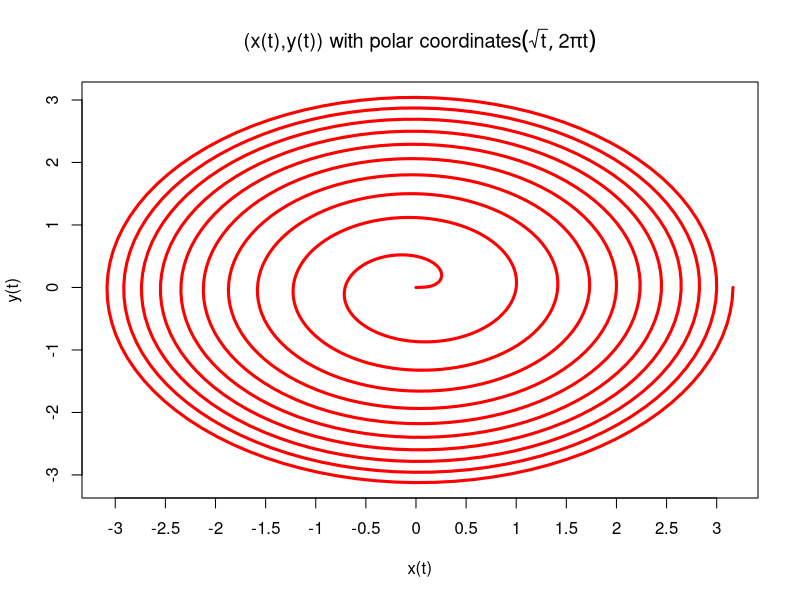

The R script that drew this image:
## ---- chunk 1
knitr::opts_chunk$set(echo = TRUE)
## ---- chunk 2
t<-seq(0,10,length=1000)
x<-sqrt(t)*cos(2*pi*t)
y<-sqrt(t)*sin(2*pi*t)
plot(x,y,axes=F,type="l",lwd=3,xlab="x(t)",ylab="y(t)",col="red")

axis(1,at=seq(-3,3,by=0.5),labels=seq(-3,3,by=0.5))
axis(2)
box()
title(main=expression(
  paste("(x(t),y(t)) with polar coordinates",
        (list(sqrt(t),2*pi*t))
  )))

